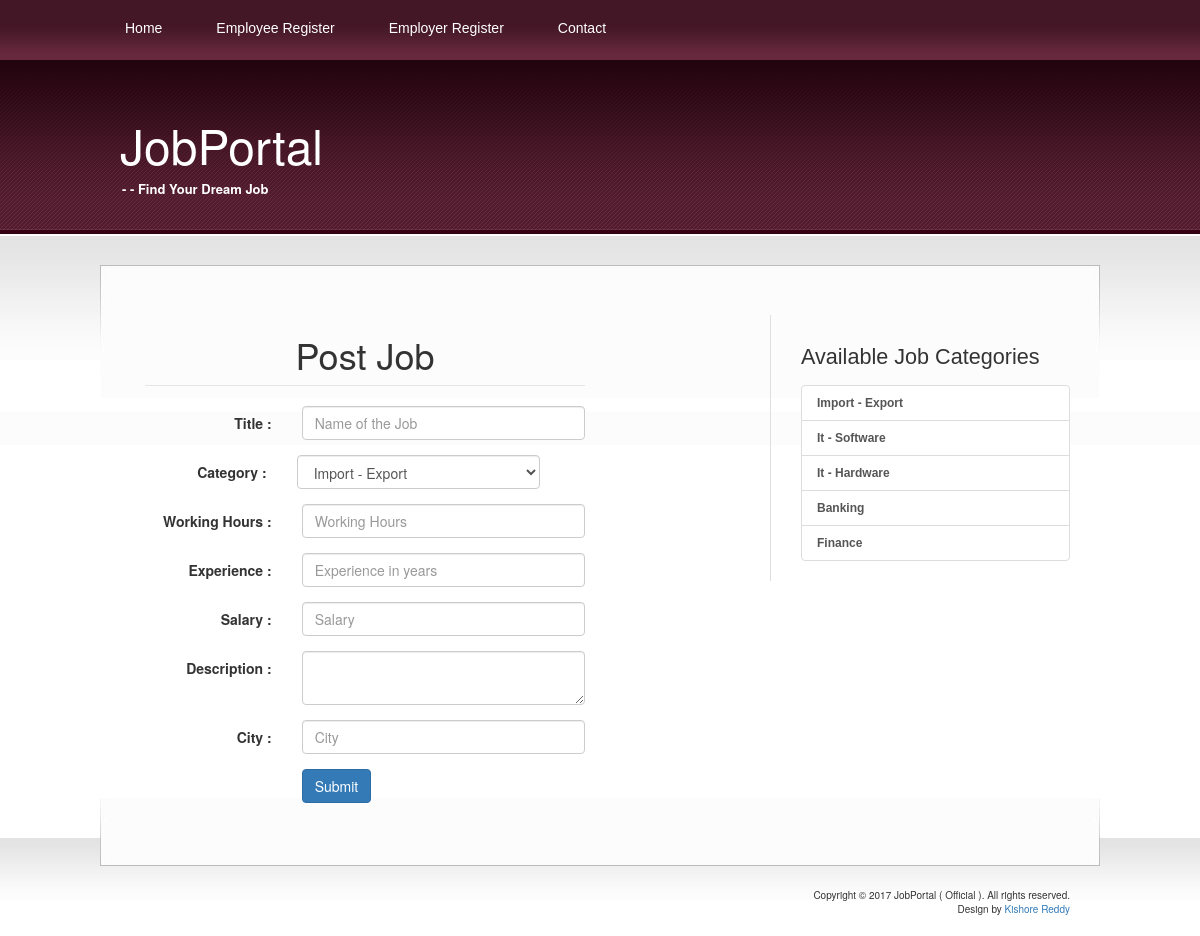
The page /postjob.php on the database its author committed.
### tables this page shows
CREATE TABLE `categories` (
  `cat_id` int(4) NOT NULL,
  `cat_nm` varchar(30) NOT NULL
);

### postjob.php (the view, shortened to what this page needs)
<?php session_start();
include 'dbCon.php';
?>
<html xmlns="http://www.w3.org/1999/xhtml">
<head>
<?php
include("includes/head.inc.php");
?>
</head>
<body>
<div id="header1-wrapper">
	<div id="header1">
	<div id="menu1">
		<?php
		include("includes/menu.inc.php");
		?>
		</div>
	</div>
</div>
<div id="logo">
	<?php
	include("includes/logo.inc.php");
	?>
	</div>
<div id="wrapper">
	<div id="page">
		<div id="page-bgtop">
			<div class="col-md-6">
		<form class="form-horizontal" action="process_postjob.php" method="post">
		<legend align="center"><h1>Post Job</h1></legend>
		<div class="form-group">
 				 <label class="col-md-4 control-label" for="title">Title :</label>
  				<div class="col-md-8">
  				<input id="title" name="title" type="text" placeholder="Name of the Job"  class="form-control input-md" required="">
  				</div>
		</div>
		<div class="form-group col-md-12">
                                       <label class="col-md-4 control-label" for="title">Category : </label>
                                       <div class="col-md-8">
    				          <select id="cat" name="cat" class="form-control">
      				                <?php
						$q="select * from categories";
						$res=mysqli_query($link,$q) or die('wrong query');
						while($row=mysqli_fetch_assoc($res))
						{
							echo "<option>".$row['cat_nm'];
						}
						?>
    				          </select>
                                         </div>
                </div>
		<div class="form-group">
 				 <label class="col-md-4 control-label" for="hours">Working Hours :</label>
  				<div class="col-md-8">
  				<input id="hours" name="hours" type="text" placeholder="Working Hours" pattern="[0-9]+" class="form-control input-md" required="">
  				</div>
		</div>
		<div class="form-group">
 				 <label class="col-md-4 control-label" for="experience">Experience :</label>
  				<div class="col-md-8">
  				<input id="experience" name="experience" type="text" placeholder="Experience in years" pattern="[0-9]+" class="form-control input-md" required="">
  				</div>
		</div>
		<div class="form-group">
 				 <label class="col-md-4 control-label" for="salary">Salary :</label>
  				<div class="col-md-8">
  				<input id="salary" name="salary" type="text" placeholder="Salary" pattern="[0-9]+" class="form-control input-md" required="">
  				</div>
		</div>
		<div class="form-group">
  				<label class="col-md-4 control-label" for="disc">Description :</label>
 				 <div class="col-md-8">
    				<textarea class="form-control" id="disc" name="disc"></textarea>
  				</div>
		</div>
		<div class="form-group">
 				 <label class="col-md-4 control-label" for="city">City :</label>
  				<div class="col-md-8">
  				<input id="city" name="city" type="text" placeholder="City"  class="form-control input-md" required="">
  				</div>
		</div>
                <div class="form-group">
  				<label class="col-md-4 control-label" for="submit"></label>
  				<div class="col-md-4">
    				<button id="submit" name="submit" class="btn btn-primary">Submit</button>
  				</div>
		</div>
		</form>
		</div>
			<div id="sidebar">
			<?php
		include("includes/sidebar.inc.php");
		?>
			</div>
			<div style="clear: both;">&nbsp;</div>
		</div>
	</div>
</div>
<div id="footer-bgcontent">
	<div id="footer">
		<?php
		include("includes/footer.inc.php");
		?>
	</div>
</div>
</body>
</html>

### includes/sidebar.inc.php (shortened to what this page needs)
<ul>
					<?php
include 'dbCon.php';
				?>
						<h2>Available Job Categories </h2>
                            <div class="list-group">
					<?php
						$q="select * from categories";
						$res=mysqli_query($link,$q) or die("cant connect");
						while($row=mysqli_fetch_assoc($res))
						{
							echo '<a href="jobs_by_category.php?cat='.$row['cat_nm'].'" class="list-group-item">'.$row['cat_nm'].'</a>';
						}
					?>
    </div>
						</ul>

### css/style.css (style rules this page uses)
body { margin: 0px; padding: 0; background: url(images/img01.jpg) repeat-x left top; font-family: Arial, Helvetica, sans-serif; font-size: 12px; color: #0E4456; }
h1, h2, h3 { margin: 0; font-weight: normal; color: #08252E; }
h1 { font-size: 44px; }
h2 { font-size: 18px; }
p, ul, ol { margin-top: 0; line-height: 220%; text-align: justify; }
a { color: #842946; }
#wrapper { margin: 0px; padding: 30px 0px 0px 0px; }
#header1-wrapper { margin: 0px; padding: 0px; }
#header1 { width: 1000px; height: 60px; margin: 0 auto; }
#menu1 { float: left; width: 900px; height: 60px; }
#page { width: 1000px; margin: 0 auto; padding: 0px; background: url(images/img04.jpg) no-repeat left bottom; }
#page-bgtop { padding: 50px 30px 0px 30px; background: url(images/img05.jpg) no-repeat left top; }
#logo { width: 1000px; height: 175px; margin: 0 auto; }
#sidebar { float: right; width: 300px; font-family: Arial, Helvetica, sans-serif; font-size: 12px; border-left: 1px solid #DFDFDF; }
#sidebar ul { margin: 0px 0px 0px 30px; padding: 0; list-style: none; line-height: normal; }
#sidebar h2 { height: 30px; font-size: 1.8em; font-weight: normal; }
#sidebar a { text-align: left; text-decoration: none; font-weight: bold; }
#footer-bgcontent { margin: 0px; padding: 0px; height: 70px; background: url(images/img02.jpg) repeat-x left top; }
#footer { width: 1000px; height: 49px; margin: 0 auto; padding-top: 50px; background: url(images/img03.jpg) no-repeat left top; }

### rows shown on the page
categories: cat_nm "Import - Export"
categories: cat_nm "It - Software"
categories: cat_nm "It - Hardware"
categories: cat_nm "Banking"
categories: cat_nm "Finance"

### other values the page prints
form field cat "Import - Export"
